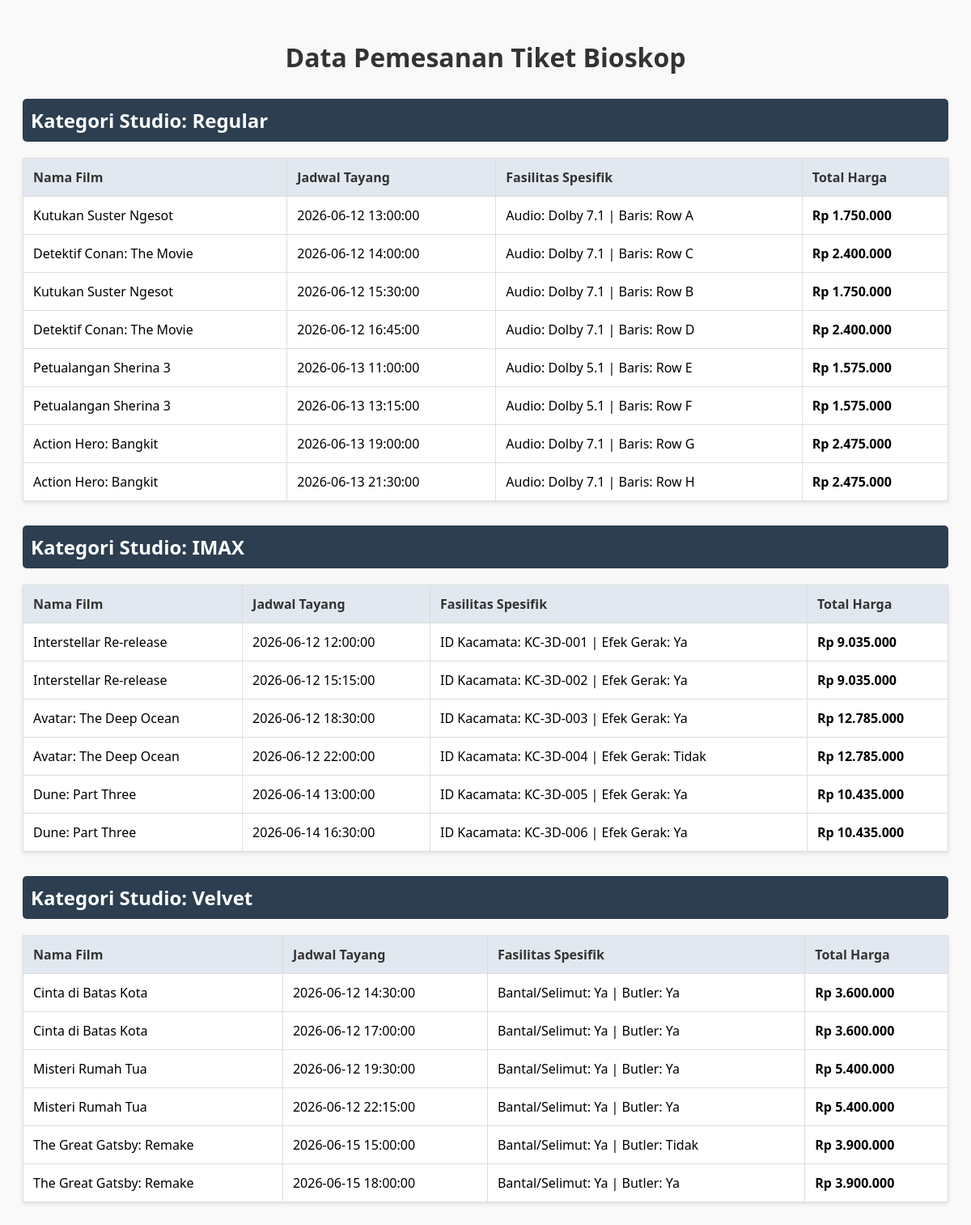
The page / on the database its author committed.
### tables this page shows
CREATE TABLE `tabel_tiket` (
  `id_tiket` int NOT NULL,
  `nama_film` varchar(255) NOT NULL,
  `jadwal_tayang` datetime NOT NULL,
  `jumlah_kursi` int NOT NULL,
  `harga_dasar_tiket` int NOT NULL,
  `jenis_studio` enum('Regular','IMAX','Velvet') NOT NULL,
  `tipe_audio` varchar(100) DEFAULT NULL,
  `lokasi_baris` varchar(10) DEFAULT NULL,
  `kacamata_3d_id` varchar(50) DEFAULT NULL,
  `efek_gerak_fitur` tinyint(1) DEFAULT NULL,
  `bantal_selimut_pack` tinyint(1) DEFAULT NULL,
  `layanan_butler` tinyint(1) DEFAULT NULL
);

### Tiket.php (called while the page is built, shortened)
<?php
abstract class Tiket {
    protected $nama_film;
    protected $jadwal_tayang;
    public function __construct($id_tiket, $nama_film, $jadwal_tayang, $jumlah_kursi, $harga_dasar_tiket) {
        $this->nama_film = $nama_film;
        $this->jadwal_tayang = $jadwal_tayang;
        $this->jumlah_kursi = $jumlah_kursi;
        $this->harga_dasar_tiket = $harga_dasar_tiket;
    }
    public function getNamaFilm() { return $this->nama_film; }
    public function getJadwalTayang() { return $this->jadwal_tayang; }
}
?>

### TiketRegular.php (called while the page is built, shortened)
<?php
require_once 'Tiket.php';
class TiketRegular extends Tiket {
    private $tipe_audio;
    private $lokasi_baris;
    public function __construct($id_tiket, $nama_film, $jadwal_tayang, $jumlah_kursi, $harga_dasar_tiket, $tipe_audio, $lokasi_baris) {
        $this->tipe_audio = $tipe_audio;
        $this->lokasi_baris = $lokasi_baris;
    }
    public function hitungTotalHarga() {
        return $this->jumlah_kursi * $this->harga_dasar_tiket;
    }
    public function tampilkanInfoFasilitas() {
        return "Audio: {$this->tipe_audio} | Baris: {$this->lokasi_baris}";
    }
}
?>

### TiketIMAX.php (called while the page is built, shortened)
<?php
require_once 'Tiket.php';
class TiketIMAX extends Tiket {
    private $kacamata_3d_id;
    private $efek_gerak_fitur;
    public function __construct($id_tiket, $nama_film, $jadwal_tayang, $jumlah_kursi, $harga_dasar_tiket, $kacamata_3d_id, $efek_gerak_fitur) {
        $this->kacamata_3d_id = $kacamata_3d_id;
        $this->efek_gerak_fitur = $efek_gerak_fitur;
    }
    public function hitungTotalHarga() {
        return ($this->jumlah_kursi * $this->harga_dasar_tiket) + 35000;
    }
    public function tampilkanInfoFasilitas() {
        $gerak = $this->efek_gerak_fitur ? "Ya" : "Tidak";
        return "ID Kacamata: {$this->kacamata_3d_id} | Efek Gerak: {$gerak}";
    }
}
?>

### TiketVelvet.php (called while the page is built, shortened)
<?php
require_once 'Tiket.php';
class TiketVelvet extends Tiket {
    private $bantal_selimut_pack;
    private $layanan_butler;
    public function __construct($id_tiket, $nama_film, $jadwal_tayang, $jumlah_kursi, $harga_dasar_tiket, $bantal_selimut_pack, $layanan_butler) {
        $this->bantal_selimut_pack = $bantal_selimut_pack;
        $this->layanan_butler = $layanan_butler;
    }
    public function hitungTotalHarga() {
        return ($this->jumlah_kursi * $this->harga_dasar_tiket) * 1.50;
    }
    public function tampilkanInfoFasilitas() {
        $selimut = $this->bantal_selimut_pack ? "Ya" : "Tidak";
        $butler = $this->layanan_butler ? "Ya" : "Tidak";
        return "Bantal/Selimut: {$selimut} | Butler: {$butler}";
    }
}
?>

### index.php (the view, shortened to what this page needs)
<?php
require_once 'TiketRegular.php';
require_once 'TiketIMAX.php';
require_once 'TiketVelvet.php';
$host = "localhost";
$user = "root";
$pass = "";
$db   = "DB_LATIHAN_PBO_TI-1D_MUHAMMADFATIHABDULAZIZ";
$conn = new mysqli($host, $user, $pass, $db);
$sql = "SELECT * FROM tabel_tiket ORDER BY jenis_studio, jadwal_tayang";
$result = $conn->query($sql);
$tiket_terkelompok = [
    'Regular' => [],
    'IMAX'    => [],
    'Velvet'  => []
];
if ($result->num_rows > 0) {
    while ($row = $result->fetch_assoc()) {
        if ($row['jenis_studio'] == 'Regular') {
            $tiket = new TiketRegular($row['id_tiket'], $row['nama_film'], $row['jadwal_tayang'], $row['jumlah_kursi'], $row['harga_dasar_tiket'], $row['tipe_audio'], $row['lokasi_baris']);
            $tiket_terkelompok['Regular'][] = $tiket;
        } elseif ($row['jenis_studio'] == 'IMAX') {
            $tiket = new TiketIMAX($row['id_tiket'], $row['nama_film'], $row['jadwal_tayang'], $row['jumlah_kursi'], $row['harga_dasar_tiket'], $row['kacamata_3d_id'], $row['efek_gerak_fitur']);
            $tiket_terkelompok['IMAX'][] = $tiket;
        } elseif ($row['jenis_studio'] == 'Velvet') {
            $tiket = new TiketVelvet($row['id_tiket'], $row['nama_film'], $row['jadwal_tayang'], $row['jumlah_kursi'], $row['harga_dasar_tiket'], $row['bantal_selimut_pack'], $row['layanan_butler']);
            $tiket_terkelompok['Velvet'][] = $tiket;
        }
    }
}
?>
<!DOCTYPE html>
<html lang="id">
<head>
</head>
<body>
    <h1>Data Pemesanan Tiket Bioskop</h1>
    <?php foreach ($tiket_terkelompok as $jenis => $daftar_tiket): ?>
        <h2 class="kategori-title">Kategori Studio: <?= $jenis ?></h2>
        <?php if (count($daftar_tiket) > 0): ?>
            <table>
                <thead>
                    <tr>
                        <th>Nama Film</th>
                        <th>Jadwal Tayang</th>
                        <th>Fasilitas Spesifik</th>
                        <th>Total Harga</th>
                    </tr>
                </thead>
                <tbody>
                    <?php foreach ($daftar_tiket as $tiket): ?>
                        <tr>
                            <td><?= htmlspecialchars($tiket->getNamaFilm()) ?></td>
                            <td><?= htmlspecialchars($tiket->getJadwalTayang()) ?></td>
                            <td><?= htmlspecialchars($tiket->tampilkanInfoFasilitas()) ?></td>
                            <td><strong>Rp <?= number_format($tiket->hitungTotalHarga(), 0, ',', '.') ?></strong></td>
                        </tr>
                    <?php endforeach; ?>
                </tbody>
            </table>
        <?php else: ?>
            <p>Belum ada data untuk kategori studio ini.</p>
        <?php endif; ?>
    <?php endforeach; ?>
</body>
</html>

### index.php (style rules this page uses)
body { font-family: 'Segoe UI', Tahoma, Geneva, Verdana, sans-serif; padding: 20px; background-color: #f9f9f9; }
h1 { text-align: center; color: #333; }
.kategori-title { background-color: #2c3e50; color: white; padding: 10px; border-radius: 5px; margin-top: 30px; }
table { width: 100%; border-collapse: collapse; margin-top: 10px; background-color: white; box-shadow: 0 2px 5px rgba(0,0,0,0.1); }
th, td { border: 1px solid #ddd; padding: 12px; text-align: left; }
th { background-color: #e2e8f0; color: #333; }

### rows shown on the page
tabel_tiket: nama_film "Kutukan Suster Ngesot", jadwal_tayang "2026-06-12 13:00:00", $tiket->tampilkanInfoFasilitas() "Audio: Dolby 7.1 | Baris: Row A", $tiket->hitungTotalHarga() "1.750.000"
tabel_tiket: nama_film "Detektif Conan: The Movie", jadwal_tayang "2026-06-12 14:00:00", $tiket->tampilkanInfoFasilitas() "Audio: Dolby 7.1 | Baris: Row C", $tiket->hitungTotalHarga() "2.400.000"
tabel_tiket: nama_film "Kutukan Suster Ngesot", jadwal_tayang "2026-06-12 15:30:00", $tiket->tampilkanInfoFasilitas() "Audio: Dolby 7.1 | Baris: Row B", $tiket->hitungTotalHarga() "1.750.000"
tabel_tiket: nama_film "Detektif Conan: The Movie", jadwal_tayang "2026-06-12 16:45:00", $tiket->tampilkanInfoFasilitas() "Audio: Dolby 7.1 | Baris: Row D", $tiket->hitungTotalHarga() "2.400.000"
tabel_tiket: nama_film "Petualangan Sherina 3", jadwal_tayang "2026-06-13 11:00:00", $tiket->tampilkanInfoFasilitas() "Audio: Dolby 5.1 | Baris: Row E", $tiket->hitungTotalHarga() "1.575.000"
tabel_tiket: nama_film "Petualangan Sherina 3", jadwal_tayang "2026-06-13 13:15:00", $tiket->tampilkanInfoFasilitas() "Audio: Dolby 5.1 | Baris: Row F", $tiket->hitungTotalHarga() "1.575.000"
tabel_tiket: nama_film "Action Hero: Bangkit", jadwal_tayang "2026-06-13 19:00:00", $tiket->tampilkanInfoFasilitas() "Audio: Dolby 7.1 | Baris: Row G", $tiket->hitungTotalHarga() "2.475.000"
tabel_tiket: nama_film "Action Hero: Bangkit", jadwal_tayang "2026-06-13 21:30:00", $tiket->tampilkanInfoFasilitas() "Audio: Dolby 7.1 | Baris: Row H", $tiket->hitungTotalHarga() "2.475.000"
tabel_tiket: nama_film "Interstellar Re-release", jadwal_tayang "2026-06-12 12:00:00", $tiket->tampilkanInfoFasilitas() "ID Kacamata: KC-3D-001 | Efek Gerak: Ya", $tiket->hitungTotalHarga() "9.035.000"
tabel_tiket: nama_film "Interstellar Re-release", jadwal_tayang "2026-06-12 15:15:00", $tiket->tampilkanInfoFasilitas() "ID Kacamata: KC-3D-002 | Efek Gerak: Ya", $tiket->hitungTotalHarga() "9.035.000"
tabel_tiket: nama_film "Avatar: The Deep Ocean", jadwal_tayang "2026-06-12 18:30:00", $tiket->tampilkanInfoFasilitas() "ID Kacamata: KC-3D-003 | Efek Gerak: Ya", $tiket->hitungTotalHarga() "12.785.000"
tabel_tiket: nama_film "Avatar: The Deep Ocean", jadwal_tayang "2026-06-12 22:00:00", $tiket->tampilkanInfoFasilitas() "ID Kacamata: KC-3D-004 | Efek Gerak: Tidak", $tiket->hitungTotalHarga() "12.785.000"
tabel_tiket: nama_film "Dune: Part Three", jadwal_tayang "2026-06-14 13:00:00", $tiket->tampilkanInfoFasilitas() "ID Kacamata: KC-3D-005 | Efek Gerak: Ya", $tiket->hitungTotalHarga() "10.435.000"
tabel_tiket: nama_film "Dune: Part Three", jadwal_tayang "2026-06-14 16:30:00", $tiket->tampilkanInfoFasilitas() "ID Kacamata: KC-3D-006 | Efek Gerak: Ya", $tiket->hitungTotalHarga() "10.435.000"
tabel_tiket: nama_film "Cinta di Batas Kota", jadwal_tayang "2026-06-12 14:30:00", $tiket->tampilkanInfoFasilitas() "Bantal/Selimut: Ya | Butler: Ya", $tiket->hitungTotalHarga() "3.600.000"
tabel_tiket: nama_film "Cinta di Batas Kota", jadwal_tayang "2026-06-12 17:00:00", $tiket->tampilkanInfoFasilitas() "Bantal/Selimut: Ya | Butler: Ya", $tiket->hitungTotalHarga() "3.600.000"
tabel_tiket: nama_film "Misteri Rumah Tua", jadwal_tayang "2026-06-12 19:30:00", $tiket->tampilkanInfoFasilitas() "Bantal/Selimut: Ya | Butler: Ya", $tiket->hitungTotalHarga() "5.400.000"
tabel_tiket: nama_film "Misteri Rumah Tua", jadwal_tayang "2026-06-12 22:15:00", $tiket->tampilkanInfoFasilitas() "Bantal/Selimut: Ya | Butler: Ya", $tiket->hitungTotalHarga() "5.400.000"
tabel_tiket: nama_film "The Great Gatsby: Remake", jadwal_tayang "2026-06-15 15:00:00", $tiket->tampilkanInfoFasilitas() "Bantal/Selimut: Ya | Butler: Tidak", $tiket->hitungTotalHarga() "3.900.000"
tabel_tiket: nama_film "The Great Gatsby: Remake", jadwal_tayang "2026-06-15 18:00:00", $tiket->tampilkanInfoFasilitas() "Bantal/Selimut: Ya | Butler: Ya", $tiket->hitungTotalHarga() "3.900.000"

### other values the page prints
$jenis "Regular"
$jenis "IMAX"
$jenis "Velvet"
